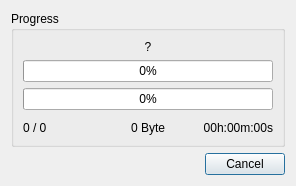
<?xml version="1.0" encoding="UTF-8"?>
<ui version="4.0">
 <class>Dialog_Packager</class>
 <widget class="QDialog" name="Dialog_Packager">
  <property name="geometry">
   <rect>
    <x>0</x>
    <y>0</y>
    <width>292</width>
    <height>185</height>
   </rect>
  </property>
  <property name="windowTitle">
   <string>Voice Packager</string>
  </property>
  <property name="windowIcon">
   <iconset resource="../rrcc.qrc">
    <normaloff>:/png/png/compress.png</normaloff>:/png/png/compress.png</iconset>
  </property>
  <layout class="QVBoxLayout" name="verticalLayout">
   <item>
    <widget class="QGroupBox" name="groupBox">
     <property name="title">
      <string>Progress</string>
     </property>
     <layout class="QVBoxLayout" name="verticalLayout_2">
      <item>
       <widget class="QLabel" name="label_file">
        <property name="minimumSize">
         <size>
          <width>250</width>
          <height>0</height>
         </size>
        </property>
        <property name="toolTip">
         <string>Filename</string>
        </property>
        <property name="text">
         <string notr="true">?</string>
        </property>
        <property name="alignment">
         <set>Qt::AlignCenter</set>
        </property>
       </widget>
      </item>
      <item>
       <widget class="QProgressBar" name="progressBar_compress">
        <property name="toolTip">
         <string>Compression Status</string>
        </property>
        <property name="value">
         <number>0</number>
        </property>
       </widget>
      </item>
      <item>
       <widget class="QProgressBar" name="progressBar_encrypt">
        <property name="toolTip">
         <string>Encryption Status</string>
        </property>
        <property name="value">
         <number>0</number>
        </property>
       </widget>
      </item>
      <item>
       <layout class="QHBoxLayout" name="horizontalLayout">
        <property name="topMargin">
         <number>5</number>
        </property>
        <item>
         <widget class="QLabel" name="label_count">
          <property name="toolTip">
           <string>Filecount</string>
          </property>
          <property name="text">
           <string notr="true">0 / 0</string>
          </property>
         </widget>
        </item>
        <item>
         <widget class="QLabel" name="label_size">
          <property name="toolTip">
           <string>Filesize</string>
          </property>
          <property name="text">
           <string notr="true">0 Byte</string>
          </property>
          <property name="alignment">
           <set>Qt::AlignCenter</set>
          </property>
         </widget>
        </item>
        <item>
         <widget class="QLabel" name="label_time">
          <property name="toolTip">
           <string>Elapsed Time</string>
          </property>
          <property name="text">
           <string notr="true">00h:00m:00s</string>
          </property>
          <property name="alignment">
           <set>Qt::AlignRight|Qt::AlignTrailing|Qt::AlignVCenter</set>
          </property>
         </widget>
        </item>
       </layout>
      </item>
     </layout>
    </widget>
   </item>
   <item>
    <widget class="QDialogButtonBox" name="buttonBox">
     <property name="standardButtons">
      <set>QDialogButtonBox::Cancel</set>
     </property>
    </widget>
   </item>
  </layout>
 </widget>
 <resources>
  <include location="../rrcc.qrc"/>
 </resources>
 <connections/>
</ui>
